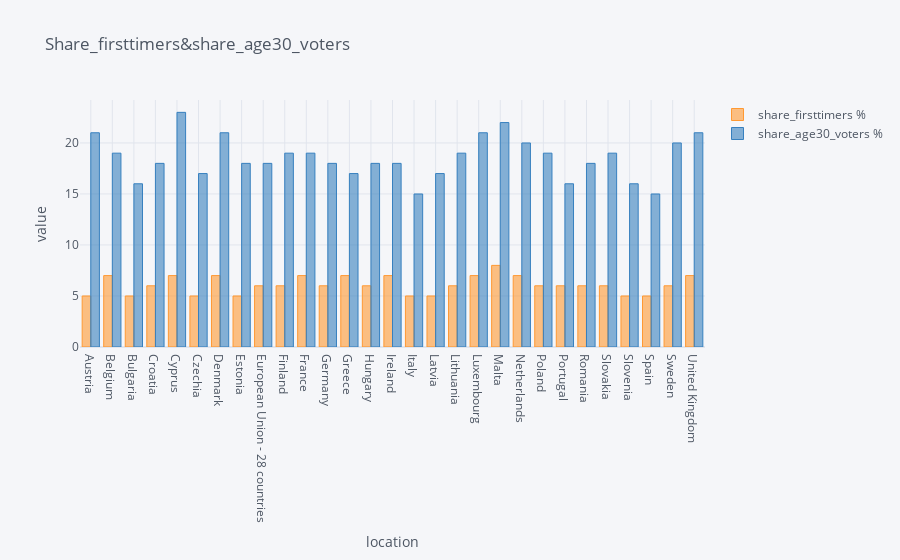

Notebook source saved alongside this figure:
### Code cell
sorted_voters_df.iplot(kind='bar',x='location',y=['share_firsttimers %','share_age30_voters %'],xTitle='location',yTitle='value'
                       ,title='Share_firsttimers&share_age30_voters')

### Figure 1 — Plotly figure (JSON) as saved in the notebook; plotly's stock layout.template omitted (floating-point values rounded to 4 significant figures)
{"data": [{"marker": {"color": "rgba(255, 153, 51, 0.6)", "line": {"color": "rgba(255, 153, 51, 1.0)", "width": 1}}, "name": "share_firsttimers %", "orientation": "v", "text": "", "type": "bar", "x": ["Austria", "Belgium", "Bulgaria", "Croatia", "Cyprus", "Czechia", "Denmark", "Estonia", "European Union - 28 countries", "Finland", "France", "Germany", "Greece", "Hungary", "Ireland", "Italy", "Latvia", "Lithuania", "Luxembourg", "Malta", "Netherlands", "Poland", "Portugal", "Romania", "Slovakia", "Slovenia", "Spain", "Sweden", "United Kingdom"], "y": [5, 7, 5, 6, 7, 5, 7, 5, 6, 6, 7, 6, 7, 6, 7, 5, 5, 6, 7, 8, 7, 6, 6, 6, 6, 5, 5, 6, 7]}, {"marker": {"color": "rgba(55, 128, 191, 0.6)", "line": {"color": "rgba(55, 128, 191, 1.0)", "width": 1}}, "name": "share_age30_voters %", "orientation": "v", "text": "", "type": "bar", "x": ["Austria", "Belgium", "Bulgaria", "Croatia", "Cyprus", "Czechia", "Denmark", "Estonia", "European Union - 28 countries", "Finland", "France", "Germany", "Greece", "Hungary", "Ireland", "Italy", "Latvia", "Lithuania", "Luxembourg", "Malta", "Netherlands", "Poland", "Portugal", "Romania", "Slovakia", "Slovenia", "Spain", "Sweden", "United Kingdom"], "y": [21, 19, 16, 18, 23, 17, 21, 18, 18, 19, 19, 18, 17, 18, 18, 15, 17, 19, 21, 22, 20, 19, 16, 18, 19, 16, 15, 20, 21]}], "layout": {"legend": {"bgcolor": "#F5F6F9", "font": {"color": "#4D5663"}}, "paper_bgcolor": "#F5F6F9", "plot_bgcolor": "#F5F6F9", "title": {"font": {"color": "#4D5663"}, "text": "Share_firsttimers&share_age30_voters"}, "xaxis": {"gridcolor": "#E1E5ED", "showgrid": true, "tickfont": {"color": "#4D5663"}, "title": {"font": {"color": "#4D5663"}, "text": "location"}, "zerolinecolor": "#E1E5ED"}, "yaxis": {"gridcolor": "#E1E5ED", "showgrid": true, "tickfont": {"color": "#4D5663"}, "title": {"font": {"color": "#4D5663"}, "text": "value"}, "zerolinecolor": "#E1E5ED"}}}
